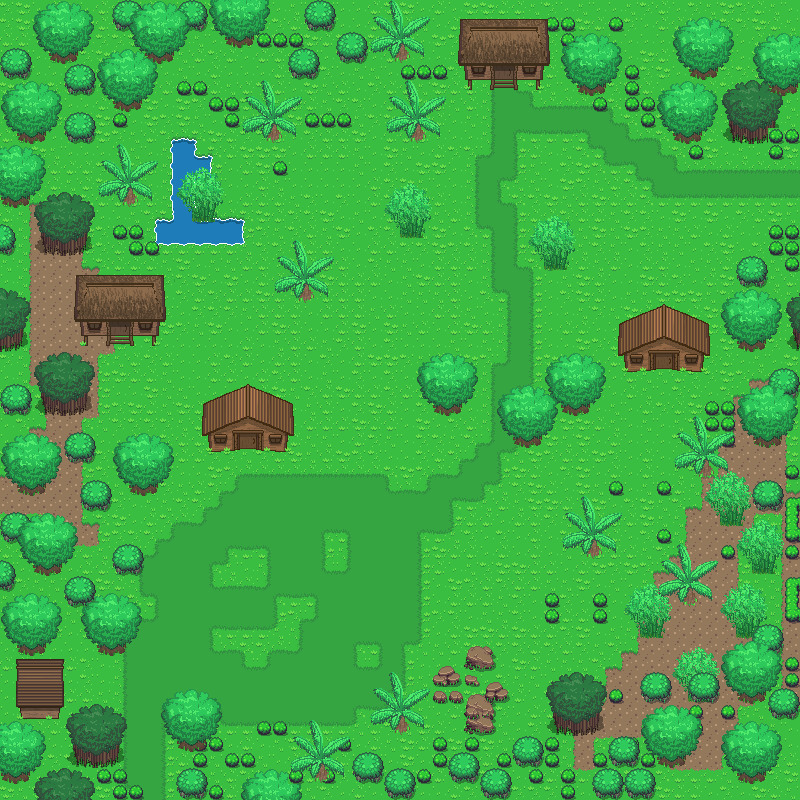

A level layout from a 2D game, rendered from its tile map. Below: a short description, then the map file with tile-grid data replaced by summaries:
An orthogonal 50x50 tile map with 16x16 px tiles, 10 tile layers (Base, endblocks, Cliff, Objects 1, ...), 2 tilesets.

<map version="1.0.0" orientation="orthogonal" renderorder="left-down" width="50" height="50" tilewidth="16" tileheight="16" nextobjectid="1">
 <tileset firstgid="1" source="../Tileset/Overworld.tsx" />
 <tileset firstgid="1729" source="../Tileset/Building.tsx" />
 <layer name="Base" width="50" height="50">
  <data>[2500 cells, 2500 non-empty, 45 distinct tile ids]</data>
 </layer>
 <layer name="endblocks" width="50" height="50">
  <data>[2500 cells, 292 non-empty, 43 distinct tile ids]</data>
 </layer>
 <layer name="Cliff" width="50" height="50">
  <data>[2500 cells, 0 non-empty, 0 distinct tile ids]</data>
 </layer>
 <layer name="Objects 1" width="50" height="50">
  <data>[2500 cells, 14 non-empty, 10 distinct tile ids]</data>
 </layer>
 <layer name="Plants 1" width="50" height="50">
  <data>[2500 cells, 326 non-empty, 16 distinct tile ids]</data>
 </layer>
 <layer name="Buildings 1" width="50" height="50">
  <data>[2500 cells, 121 non-empty, 65 distinct tile ids]</data>
 </layer>
 <layer name="Buildings 2" width="50" height="50">
  <data>[2500 cells, 0 non-empty, 0 distinct tile ids]</data>
 </layer>
 <layer name="Objects 2" width="50" height="50">
  <data>[2500 cells, 10 non-empty, 7 distinct tile ids]</data>
 </layer>
 <layer name="Plants 2" width="50" height="50">
  <data>[2500 cells, 18 non-empty, 6 distinct tile ids]</data>
 </layer>
 <layer name="Above Player" width="50" height="50">
  <properties>
   <property name="unity:sortingLayerName" value="AbovePlayer" />
  </properties>
  <data>[2500 cells, 356 non-empty, 42 distinct tile ids]</data>
 </layer>
</map>
